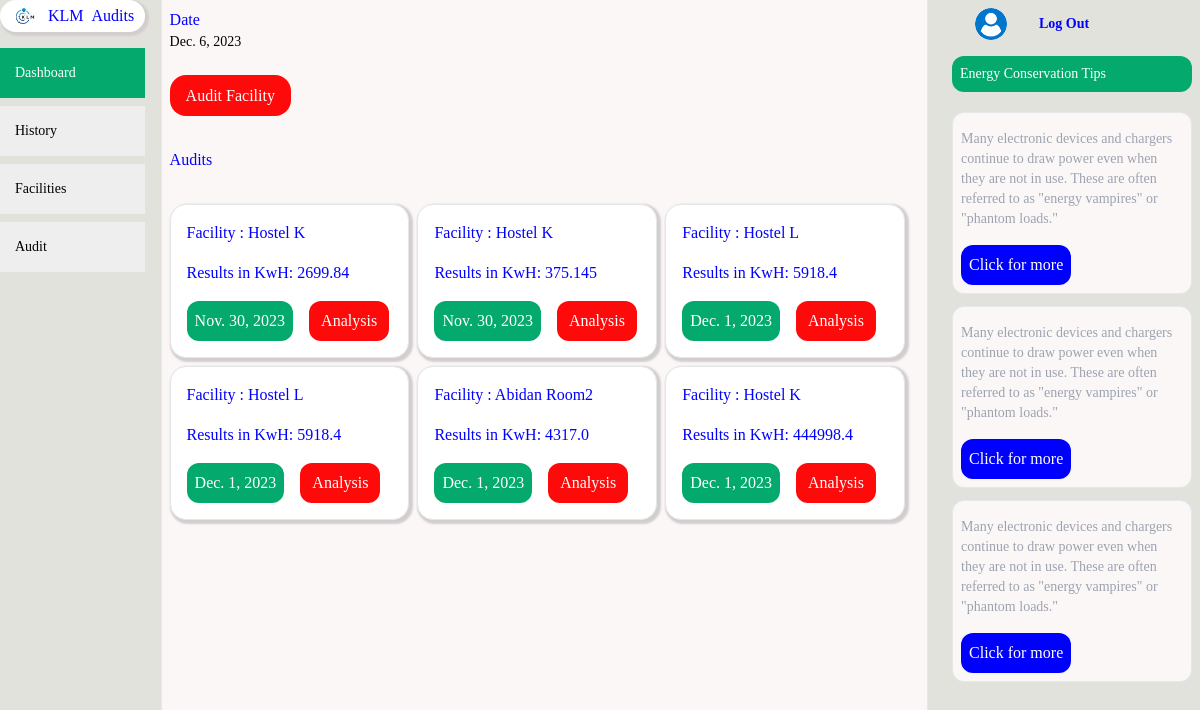
/audits/audit/ (signed in), run on an earlier commit of the app's database.
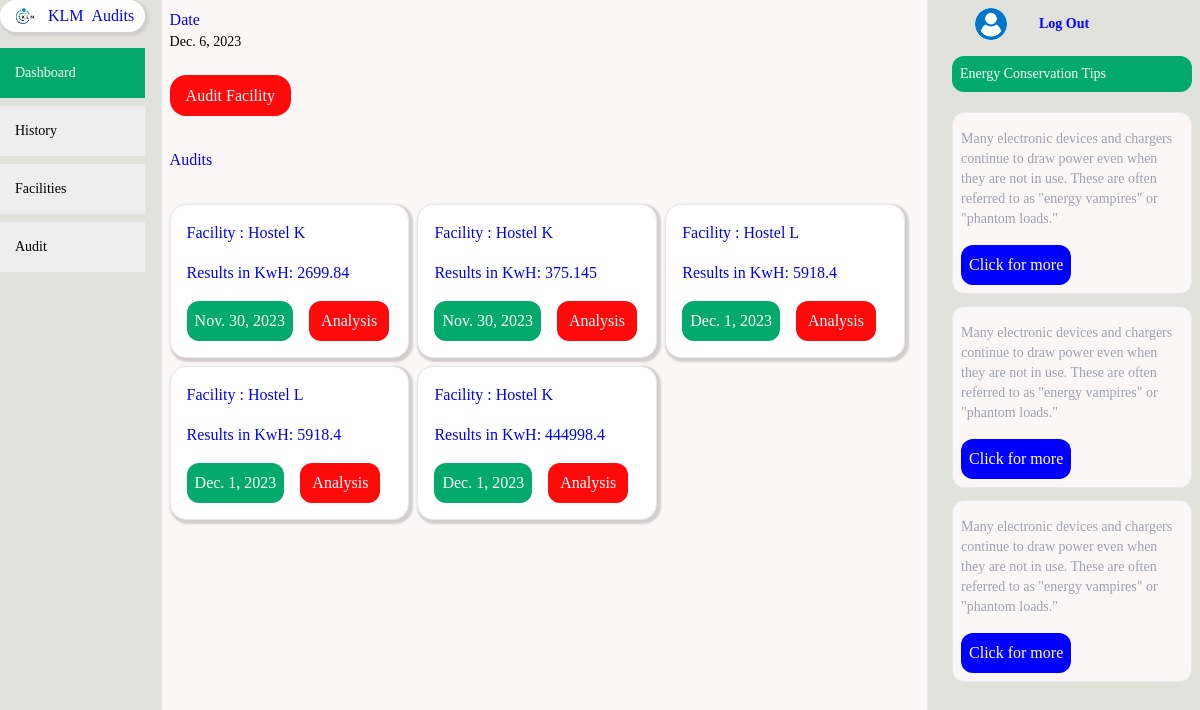
And on a later commit of the database.
### auditApp/models.py (models this page shows)
class EnergyAudit(models.Model):
    user = models.ForeignKey(UserAccount, on_delete=models.CASCADE,default=1)
    facility = models.ForeignKey(Facility, on_delete=models.CASCADE)
    devices = models.ManyToManyField(EnergyDevice,blank=True)
    operation_hours = models.CharField(default='N/A' ,max_length=50)
    audit_result = models.FloatField(null=True, blank=True)
    date=models.DateField(auto_now=True)
    meter_reading=models.FloatField(null=True, default=0)
    recommendation=models.CharField(default='',max_length=700)

class Facility(models.Model):
    user = models.ForeignKey(UserAccount, on_delete=models.CASCADE,default=1)
    name = models.CharField(max_length=100)
    location = models.CharField(max_length=100)

### auditApp/views.py (the view)
# urls.py: path('audit/',views.audit,name='audit'),
def audit(request):
    message=''
    today=date.today()
    audits=EnergyAudit.objects.filter(user=request.user)
    context={
        'date':today,
        'message':message,
        'audits':audits,
    }
    return render(request,'auditApp/audit.html',context)

### templates/auditApp/audit.html (shortened to what this page needs)
{% extends "base.html" %}
{% load static %}
{% block content %}
<div class='bg-[#191a22] text-blue'>
    <div class='flex flex-col md:flex-row gap-4'>
        {% include "../components/sidebar.html" %}
        <div class='md:w-[90%] '>
            <div class='flex flex-col md:flex-row  gap-4'>
                <div class='p-2 flex flex-col gap-8 md:w-[75%]  border-r border-l  border-gray-600' >
                    <div class='flex flex-row justify-between '>
                        <div>
                            <p>Date </p>
                            <p class='text-sm text-black'>{{date}}</p>
                        </div>
                    </div>
                    <div>
                        <a href="{% url "audits:doaudit" %}"
                           class='mt-1 py-3 px-4 bg-red-300  text-white rounded-2xl'>
                              Audit Facility
                          </a>
                    </div>
                    <div class='flex mt-2 flex-col gap-4'>
                        <div class='flex flex-col gap-8'>
                            <p>Audits</p>
                            {% if audits %}
                            <div class='flex flex-wrap gap-2'>
                                {% for audit in audits %}
                                <div  class='p-4 flex flex-col gap-4 border border-gray-600  rounded-2xl md:w-[32%] shadow_style'>
                                    <div class='flex flex-row gap-4'>
                                        <p>Facility : {{audit.facility.name}}</p>
                                    </div>
                                    <p>Results in KwH: {{audit.audit_result}}</p>
                                    <div class='flex flex-row gap-4'>
                                        <p class=' text-white px-2 py-2 bg-green-300 rounded-xl'>{{audit.date}} </p>
                                        <a  href='{% url "audits:auditanalysis" audit.id %}' class='text-white px-3 py-2 bg-red-300 rounded-xl'>
                                            Analysis
                                        </a>
                                    </div>
                                </div>
                                {% endfor %}
                            </div>
                            {% else %}
                            <p>No audits Yet</p>
                            {% endif %}
                        </div>
                    </div>
                </div>
                <div class='p-2 md:h-screen md:w-[25%]' >
                    {% include "../components/rightbar.html" %}
                </div>
            </div>
        </div>
    </div>
</div>
{% endblock content %}

### templates/base.html (shortened to what this page needs)
{% load static tailwind_tags %}
<!DOCTYPE html>
<html lang="en">
  <head>
    {% tailwind_css %} {% block script %} {% endblock %}
  </head>
  <body
    class="bg-white font-serif leading-normal overflow-y-auto tracking-normal"
  >
    {% block content %} {% endblock %}
  </body>
</html>

### templates/components/sidebar.html (shortened to what this page needs)
{% load static %}
<div class='
     side-bar'>
        <div class='flex flex-col  h-[100%] justify-between'>
            <div class='flex flex-col gap-4'>
                <div class='flex flex-row justify-between items-center mx-auto '>
                     <div>
                        <div class='px-2 flex flex-row gap-2 items-center rounded-2xl nav-bar'>
                        <img class='w-82' src={% static "img/images.png" %}/>
                        <p class=''>KLM<span class='px-2'>Audits</span></p>
                        </div>
                     </div>
                </div>
                <div class='flex flex-col gap-2  mx-auto vertical-menu'>
                    <a href='{% url "audits:home" %}' class='active flex {% if 'guest' in request.path %} hidden {% endif %}flex-row gap-2 items-center  text-sm'>
                        <AiFillDashboard/> Dashboard
                    </a>
                    <a href='{% url "audits:history" %}' class='flex {% if 'guest' in request.path %} hidden {% endif %} flex-row gap-2 items-center  text-sm'>
                        <AiOutlineDatabase/>History
                    </a>
                     <a href='{% url "audits:facilities" %}' class='flex {% if 'guest' in request.path %} hidden {% endif %} flex-row gap-2 items-center  text-sm'>
                        <AiOutlineAccountBook/> Facilities
                    </a>
                    <a href='{% url "audits:audit" %}' class='flex {% if 'guest' in request.path %} hidden {% endif %} flex-row gap-2 items-center  text-sm'>
                        <AiOutlineAccountBook/> Audit
                    </a>
                    </div>
            </div>
        </div>
    </div>

### templates/components/rightbar.html (shortened to what this page needs)
{% load static %}
<div class='flex flex-col gap-4'>
    <div class='md:block hidden'>
      <div class='flex flex-row
       gap-5 '>
          <div class='px-2 gap-8 flex flex-row items-center mx-auto w-83 '>
              <img src={% static "img/download.png" %} class='w-82'/>
              <a href="{% url "accounts:logout" %}" class='font-bold2 hover:text-[#019dec] text-blue text-sm links' >
                 Log  Out
                    </a>
          </div>
      </div>
    </div>
     <div class='grow text-white rounded-xl'>
        <p class='py-2 px-2 bg-green rounded-xl text-sm'>
            Energy Conservation Tips</p>
        <div class='flex flex-col gap-3 pt-5'>
            <div class='border border-gray-600 p-2 rounded-xl'>
                <p class='pb-4 pt-2 text-sm text-gray-400'>
                Many electronic devices and chargers continue to draw power even when they are not in use.
                These are often referred to as "energy vampires" or "phantom loads."
                </p>
                <button class=' p-2 rounded-xl bg-gray-800 login'>
                    Click for more
                </button>
            </div>
            <div class='border border-gray-600 p-2 rounded-xl '>
                <p class='pb-4 pt-2 text-sm text-gray-400'>
                Many electronic devices and chargers continue to draw power even when they are not in use.
                These are often referred to as "energy vampires" or "phantom loads."
                </p>
                <button class=' p-2 rounded-xl bg-gray-800 login'>
                    Click for more
                </button>
            </div>
            <div class='border border-gray-600 p-2 rounded-xl'>
                <p class='pb-4 pt-2 text-sm text-gray-400'>
                Many electronic devices and chargers continue to draw power even when they are not in use.
                These are often referred to as "energy vampires" or "phantom loads."
                </p>
                <button class=' p-2 rounded-xl bg-gray-800 login'>
                    Click for more
                </button>
            </div>
        </div>
    </div>
</div>

What changed in the data, as far as the page shows it:
removed EnergyAudit: facility.name "Abidan Room2", audit_result "4317.0", date "Dec. 1, 2023"
